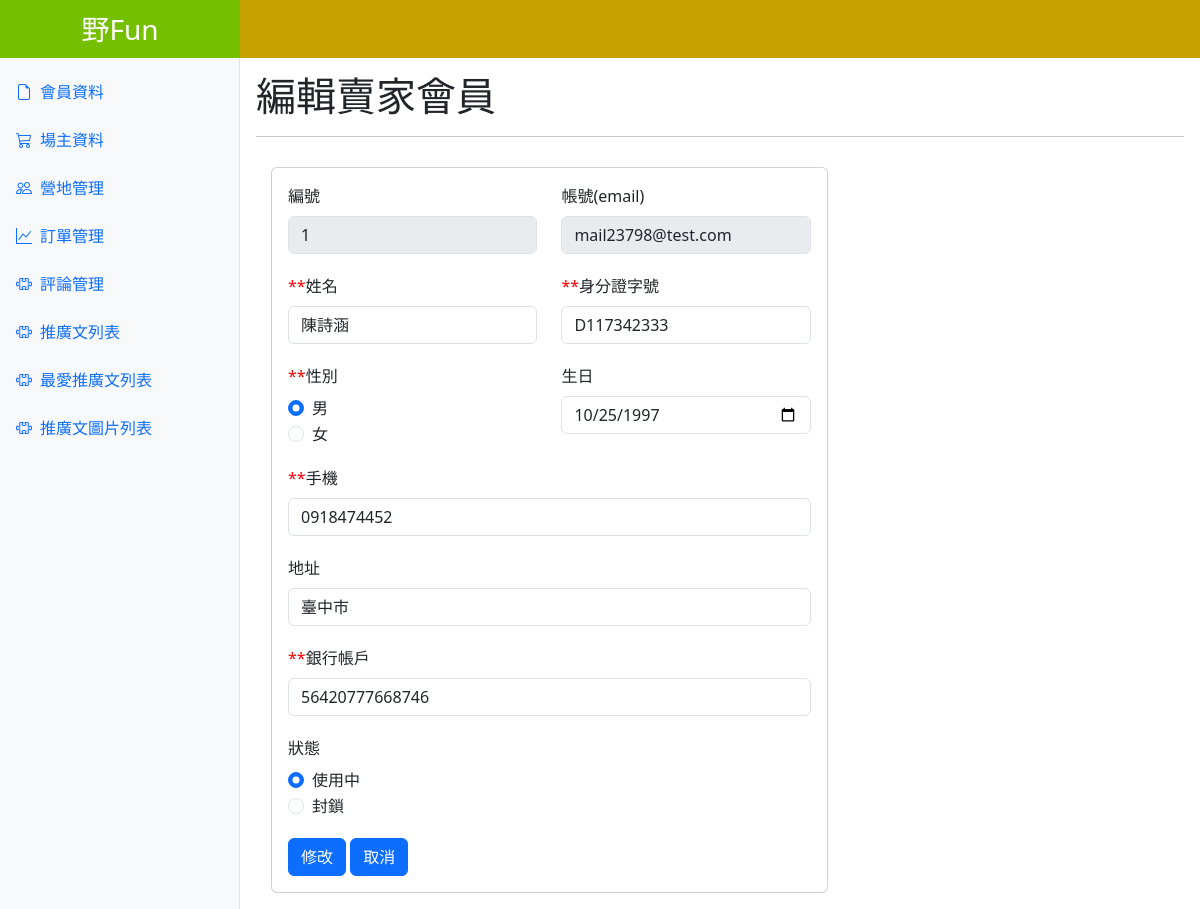
Page /owners-edit-admin.php?owners_id=1 on the committed database.
### tables this page shows
CREATE TABLE `owners` (
  `owners_id` int NOT NULL,
  `name` varchar(255) NOT NULL,
  `gender` varchar(15) NOT NULL,
  `password` varchar(255) NOT NULL,
  `birthday` date DEFAULT NULL,
  `email` varchar(255) NOT NULL,
  `id_card` varchar(20) NOT NULL,
  `mobile` varchar(50) NOT NULL,
  `address` varchar(255) DEFAULT NULL,
  `bank_account` varchar(255) NOT NULL,
  `member_status` tinyint(1) NOT NULL,
  `created_at` datetime NOT NULL DEFAULT CURRENT_TIMESTAMP
);

### owners-edit-admin.php (the view, shortened to what this page needs)
<?php
require __DIR__ . '/config/pdo-connect.php';
$ownersId = isset($_GET['owners_id']) ? intval($_GET['owners_id']) : 0;
$sql = "SELECT * FROM owners WHERE owners_id= $ownersId";
$row = $pdo->query($sql)->fetch();
?>
<?php include __DIR__ . '/parts/html-head.php' ?>
<?php include __DIR__ . '/parts/navbar.php' ?>
<main class="main-content p-3">
  <div class="d-flex justify-content-between align-items-center">
    <h1 class="m-0">編輯賣家會員</h1>
  </div>
  <hr />
  <div class="card">
    <div class="card-body">
      <form name="owners_add_form" onsubmit="sendData(event)">
        <div class="row">
          <div class="mb-3 col">
            <label for="email" class="form-label">編號</label>
            <input type="text" class="form-control" value="<?= $row['owners_id'] ?>" disabled>
          </div>
          <div class="mb-3 col">
            <label for="email" class="form-label">帳號(email)</label>
            <input type="text" class="form-control" id="email" name="email" placeholder="請輸入帳號(email)" value="<?= $row['email'] ?>" disabled>
          </div>
        </div>
        <div class="row">
          <div class="mb-3 col">
            <label for="name" class="form-label"><span class="required">**</span>姓名</label>
            <input type="text" class="form-control" id="name" name="name" placeholder="請輸入姓名" value="<?= $row['name'] ?>">
          </div>
          <div class="mb-3 col">
            <label for="id_card" class="form-label"><span class="required">**</span>身分證字號</label>
            <input type="text" class="form-control" id="id_card" name="id_card" placeholder="請輸入身分證字號" value="<?= $row['id_card'] ?>">
          </div>
        </div>
        <div class="row">
          <div class="mb-3 col">
            <label for="account" class="form-label"><span class="required">**</span>性別</label>
            <div class="form-check">
              <input class="form-check-input" type="radio" name="gender" id="gender1" value="male" <?= ($row['gender'] == 'male') ? 'checked' : '' ?>>
              <label class="form-check-label" for="gender1">
                男
              </label>
            </div>
            <div class="form-check">
              <input class="form-check-input" type="radio" name="gender" id="gender2" value="female" <?= ($row['gender'] == 'female') ? 'checked' : '' ?>>
              <label class="form-check-label" for="gender2">
                女
              </label>
            </div>
          </div>
          <div class="mb-3 col">
            <label for="birthday" class="form-label">生日</label>
            <input type="date" class="form-control" id="birthday" name="birthday" value="<?= $row['birthday'] ?>">
          </div>
        </div>
        <div class="row">
          <div class="mb-3 col">
            <label for="mobile" class="form-label"><span class="required">**</span>手機</label>
            <input type="text" class="form-control" id="mobile" name="mobile" placeholder="請輸入手機" value="<?= $row['mobile'] ?>">
          </div>
        </div>
        <div class="row">
          <div class="mb-3 col">
            <label for="address" class="form-label">地址</label>
            <input type="text" class="form-control" id="address" name="address" placeholder="請輸入地址" value="<?= $row['address'] ?>">
          </div>
        </div>
        <div class="row">
          <div class="mb-3 col">
            <label for="bank_account" class="form-label"><span class="required">**</span>銀行帳戶</label>
            <input type="text" class="form-control" id="bank_account" name="bank_account" placeholder="請輸入銀行帳戶" value="<?= $row['bank_account'] ?>">
          </div>
        </div>
        <div class="row">
          <div class="mb-3 col">
            <label for="member_status" class="form-label">狀態</label>
            <div class="form-check">
              <input class="form-check-input" type="radio" name="member_status" id="member_status1" value="1" <?= ($row['member_status'] == '1') ? 'checked' : '' ?>>
              <label class="form-check-label" for="member_status1">
                使用中
              </label>
            </div>
            <div class="form-check">
              <input class="form-check-input" type="radio" name="member_status" id="member_status2" value="0" <?= ($row['member_status'] == '0') ? 'checked' : '' ?>>
              <label class="form-check-label" for="member_status2">
                封鎖
              </label>
            </div>
          </div>
        </div>
        <button type="submit" class="btn btn-primary">修改</button>
        <a href="owners-list.php" class="btn btn-primary">取消</a>
    </div>
  </div>
</main>
<?php include __DIR__ . '/parts/html-foot.php' ?>

### parts/html-head.php (style rules this page uses)
:root { --aside-width: 240px; --page-top: 56px; }
.main-content { margin: var(--page-top) 0 0 var(--aside-width); }

### owners-edit-admin.php (style rules this page uses)
.required { color: red; }
.card { width: 60%; margin: 30px 0 0 15px; }

### rows in the picture
owners: owners_id "1", email "mail23798@test.com", name "陳詩涵", id_card "D117342333", gender "☑ 男", gender "☐ 女", birthday "10/25/1997", mobile "0918474452", address "臺中市", bank_account "56420777668746", member_status "☑ 使用中", member_status "☐ 封鎖"
